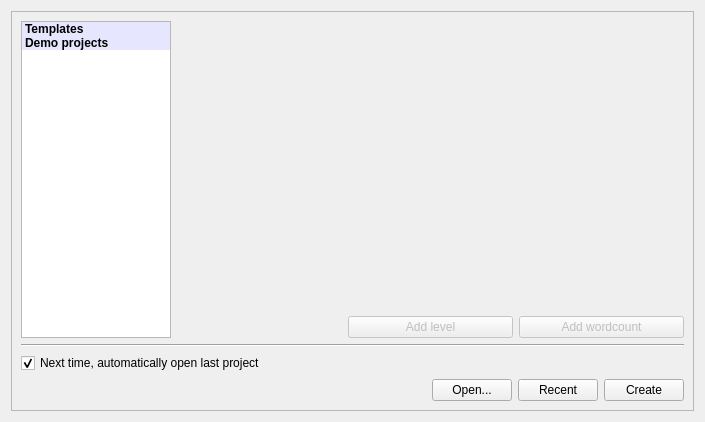
<?xml version="1.0" encoding="UTF-8"?>
<ui version="4.0">
 <class>welcome</class>
 <widget class="QWidget" name="welcome">
  <property name="geometry">
   <rect>
    <x>0</x>
    <y>0</y>
    <width>705</width>
    <height>422</height>
   </rect>
  </property>
  <property name="windowTitle">
   <string>Form</string>
  </property>
  <layout class="QHBoxLayout" name="horizontalLayout">
   <item>
    <widget class="QFrame" name="frame_2">
     <property name="minimumSize">
      <size>
       <width>500</width>
       <height>0</height>
      </size>
     </property>
     <property name="frameShape">
      <enum>QFrame::StyledPanel</enum>
     </property>
     <property name="frameShadow">
      <enum>QFrame::Raised</enum>
     </property>
     <layout class="QVBoxLayout" name="verticalLayout_32">
      <item>
       <layout class="QHBoxLayout" name="horizontalLayout_23">
        <item>
         <widget class="QTreeWidget" name="tree">
          <property name="maximumSize">
           <size>
            <width>150</width>
            <height>16777215</height>
           </size>
          </property>
          <property name="rootIsDecorated">
           <bool>false</bool>
          </property>
          <attribute name="headerVisible">
           <bool>false</bool>
          </attribute>
          <column>
           <property name="text">
            <string>1</string>
           </property>
          </column>
          <item>
           <property name="text">
            <string>Templates</string>
           </property>
           <property name="font">
            <font>
             <weight>75</weight>
             <bold>true</bold>
            </font>
           </property>
           <property name="textAlignment">
            <set>AlignHCenter|AlignVCenter|AlignCenter</set>
           </property>
           <property name="background">
            <brush brushstyle="SolidPattern">
             <color alpha="255">
              <red>230</red>
              <green>230</green>
              <blue>255</blue>
             </color>
            </brush>
           </property>
           <property name="foreground">
            <brush brushstyle="NoBrush">
             <color alpha="255">
              <red>0</red>
              <green>0</green>
              <blue>128</blue>
             </color>
            </brush>
           </property>
           <item>
            <property name="text">
             <string>Empty</string>
            </property>
           </item>
           <item>
            <property name="text">
             <string>Novel</string>
            </property>
           </item>
           <item>
            <property name="text">
             <string>Novella</string>
            </property>
           </item>
           <item>
            <property name="text">
             <string>Short Story</string>
            </property>
           </item>
           <item>
            <property name="text">
             <string>Research paper</string>
            </property>
           </item>
          </item>
          <item>
           <property name="text">
            <string>Demo projects</string>
           </property>
           <property name="font">
            <font>
             <weight>75</weight>
             <bold>true</bold>
            </font>
           </property>
           <property name="textAlignment">
            <set>AlignHCenter|AlignVCenter|AlignCenter</set>
           </property>
           <property name="background">
            <brush brushstyle="SolidPattern">
             <color alpha="255">
              <red>230</red>
              <green>230</green>
              <blue>255</blue>
             </color>
            </brush>
           </property>
           <property name="foreground">
            <brush brushstyle="NoBrush">
             <color alpha="255">
              <red>0</red>
              <green>0</green>
              <blue>128</blue>
             </color>
            </brush>
           </property>
          </item>
         </widget>
        </item>
        <item>
         <layout class="QVBoxLayout" name="templateLayout">
          <item>
           <layout class="QGridLayout" name="lytTemplate"/>
          </item>
          <item>
           <spacer name="verticalSpacer_5">
            <property name="orientation">
             <enum>Qt::Vertical</enum>
            </property>
            <property name="sizeHint" stdset="0">
             <size>
              <width>20</width>
              <height>40</height>
             </size>
            </property>
           </spacer>
          </item>
          <item>
           <layout class="QHBoxLayout" name="horizontalLayout_2">
            <item>
             <widget class="QLabel" name="lblTotal">
              <property name="text">
               <string/>
              </property>
             </widget>
            </item>
            <item>
             <widget class="QPushButton" name="btnAddLevel">
              <property name="enabled">
               <bool>false</bool>
              </property>
              <property name="text">
               <string>Add level</string>
              </property>
             </widget>
            </item>
            <item>
             <widget class="QPushButton" name="btnAddWC">
              <property name="enabled">
               <bool>false</bool>
              </property>
              <property name="text">
               <string>Add wordcount</string>
              </property>
             </widget>
            </item>
           </layout>
          </item>
         </layout>
        </item>
       </layout>
      </item>
      <item>
       <widget class="Line" name="line_4">
        <property name="orientation">
         <enum>Qt::Horizontal</enum>
        </property>
       </widget>
      </item>
      <item>
       <widget class="QCheckBox" name="chkLoadLastProject">
        <property name="text">
         <string>Next time, automatically open last project</string>
        </property>
        <property name="checked">
         <bool>true</bool>
        </property>
       </widget>
      </item>
      <item>
       <layout class="QHBoxLayout" name="horizontalLayout_20">
        <item>
         <spacer name="horizontalSpacer_11">
          <property name="orientation">
           <enum>Qt::Horizontal</enum>
          </property>
          <property name="sizeHint" stdset="0">
           <size>
            <width>40</width>
            <height>20</height>
           </size>
          </property>
         </spacer>
        </item>
        <item>
         <widget class="QPushButton" name="btnOpen">
          <property name="text">
           <string>Open...</string>
          </property>
         </widget>
        </item>
        <item>
         <widget class="QPushButton" name="btnRecent">
          <property name="text">
           <string>Recent</string>
          </property>
         </widget>
        </item>
        <item>
         <widget class="QPushButton" name="btnCreate">
          <property name="text">
           <string>Create</string>
          </property>
         </widget>
        </item>
       </layout>
      </item>
     </layout>
    </widget>
   </item>
  </layout>
 </widget>
 <resources/>
 <connections/>
</ui>
